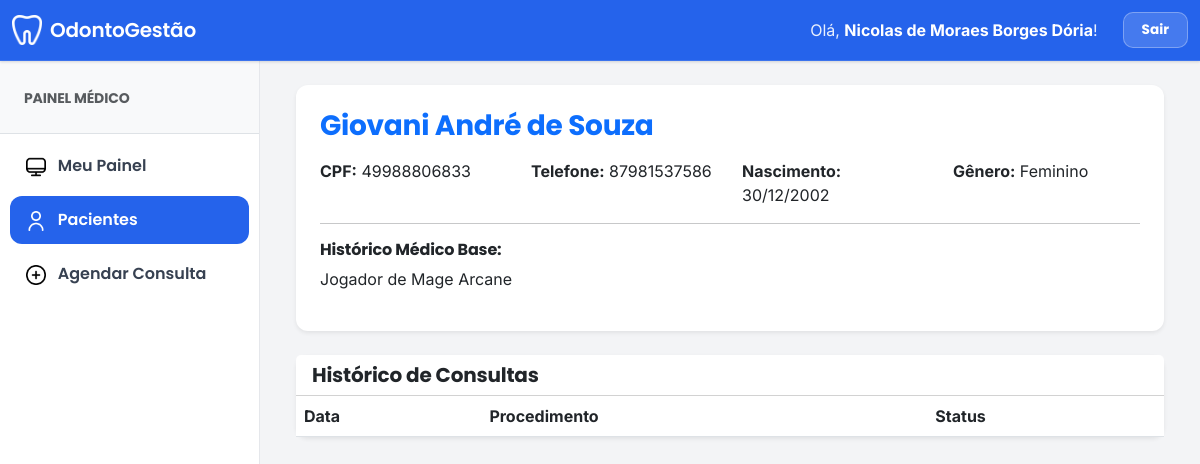
The page /view_paciente/9/ (signed in) on the database as committed earlier.
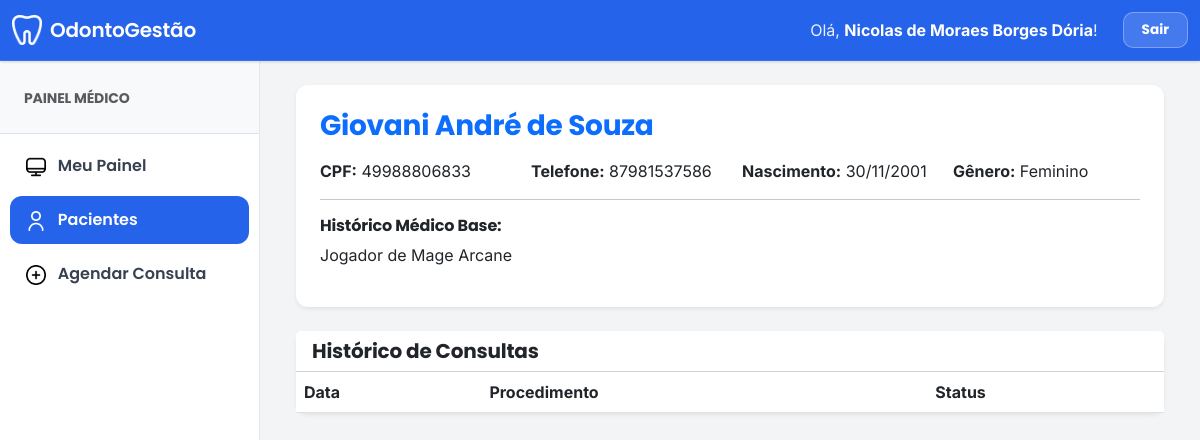
The same page on the database as committed later.
### clinica_app/models.py (models this page shows, shortened)
class Paciente(models.Model):
    admin = models.OneToOneField(CustomUser, on_delete=models.CASCADE)
    genero = models.CharField(max_length=50, null=True, blank=True)
    cpf = models.CharField(max_length=14, null=True, blank=True)
    telefone = models.CharField(max_length=20, null=True, blank=True)
    data_nascimento = models.DateField(null=True, blank=True)
    address = models.TextField(null=True, blank=True)
    historico_medico = models.TextField(null=True, blank=True)

class CustomUser(AbstractUser):
    USER_TYPE_CHOICES = (
        ('1', 'Gerente'),
        ('2', 'Dentista'),
        ('3', 'Paciente'),
        ('4', 'Recepcionista'),
    )
    email = models.EmailField(unique=True)
    user_type = models.CharField(default='1', choices=USER_TYPE_CHOICES, max_length=1)
    first_name = models.CharField("Nome completo", max_length=150, blank=True)
    REQUIRED_FIELDS = ['email', 'first_name']

### clinica_app/views.py (the view)
# urls.py: path('view_paciente/<paciente_id>/', views.dentista_view_paciente, name="view_paciente"),
@login_required
def dentista_view_paciente(request, paciente_id):
    if str(request.user.user_type) != "2": return redirect('home')
    p = get_object_or_404(Paciente, id=paciente_id)
    return render(request, "dentista_template/view_paciente.html", {"paciente": p, "consultas": Consulta.objects.filter(paciente_id=p).order_by('-data_consulta')})

### clinica_app/templates/dentista_template/view_paciente.html (shortened to what this page needs)
{% extends 'base.html' %}
{% block main_content %}
<div class="container-fluid">
    <div class="card shadow-sm border-0 mb-4">
        <div class="card-body p-4">
            <h3 class="fw-bold text-primary">{{ paciente.admin.first_name }} {{ paciente.admin.last_name }}</h3>
            <div class="row mt-3">
                <div class="col-md-3"><strong>CPF:</strong> {{ paciente.cpf }}</div>
                <div class="col-md-3"><strong>Telefone:</strong> {{ paciente.telefone }}</div>
                <div class="col-md-3"><strong>Nascimento:</strong> {{ paciente.data_nascimento|date:"d/m/Y" }}</div>
                <div class="col-md-3"><strong>Gênero:</strong> {{ paciente.genero }}</div>
            </div>
            <hr>
            <h6 class="fw-bold">Histórico Médico Base:</h6>
            <p>{{ paciente.historico_medico }}</p>
        </div>
    </div>
    <div class="card shadow-sm border-0">
        <div class="card-header bg-white"><h5 class="mb-0 fw-bold">Histórico de Consultas</h5></div>
        <div class="card-body p-0">
            <table class="table table-hover mb-0">
                <thead class="bg-light">
                    <tr>
                        <th>Data</th>
                        <th>Procedimento</th>
                        <th>Status</th>
                    </tr>
                </thead>
            </table>
        </div>
    </div>
</div>
{% endblock %}

Rows that differ between the two databases and show on the page:
changed Paciente "Feminino": data_nascimento "30/12/2002" → "30/11/2001"
